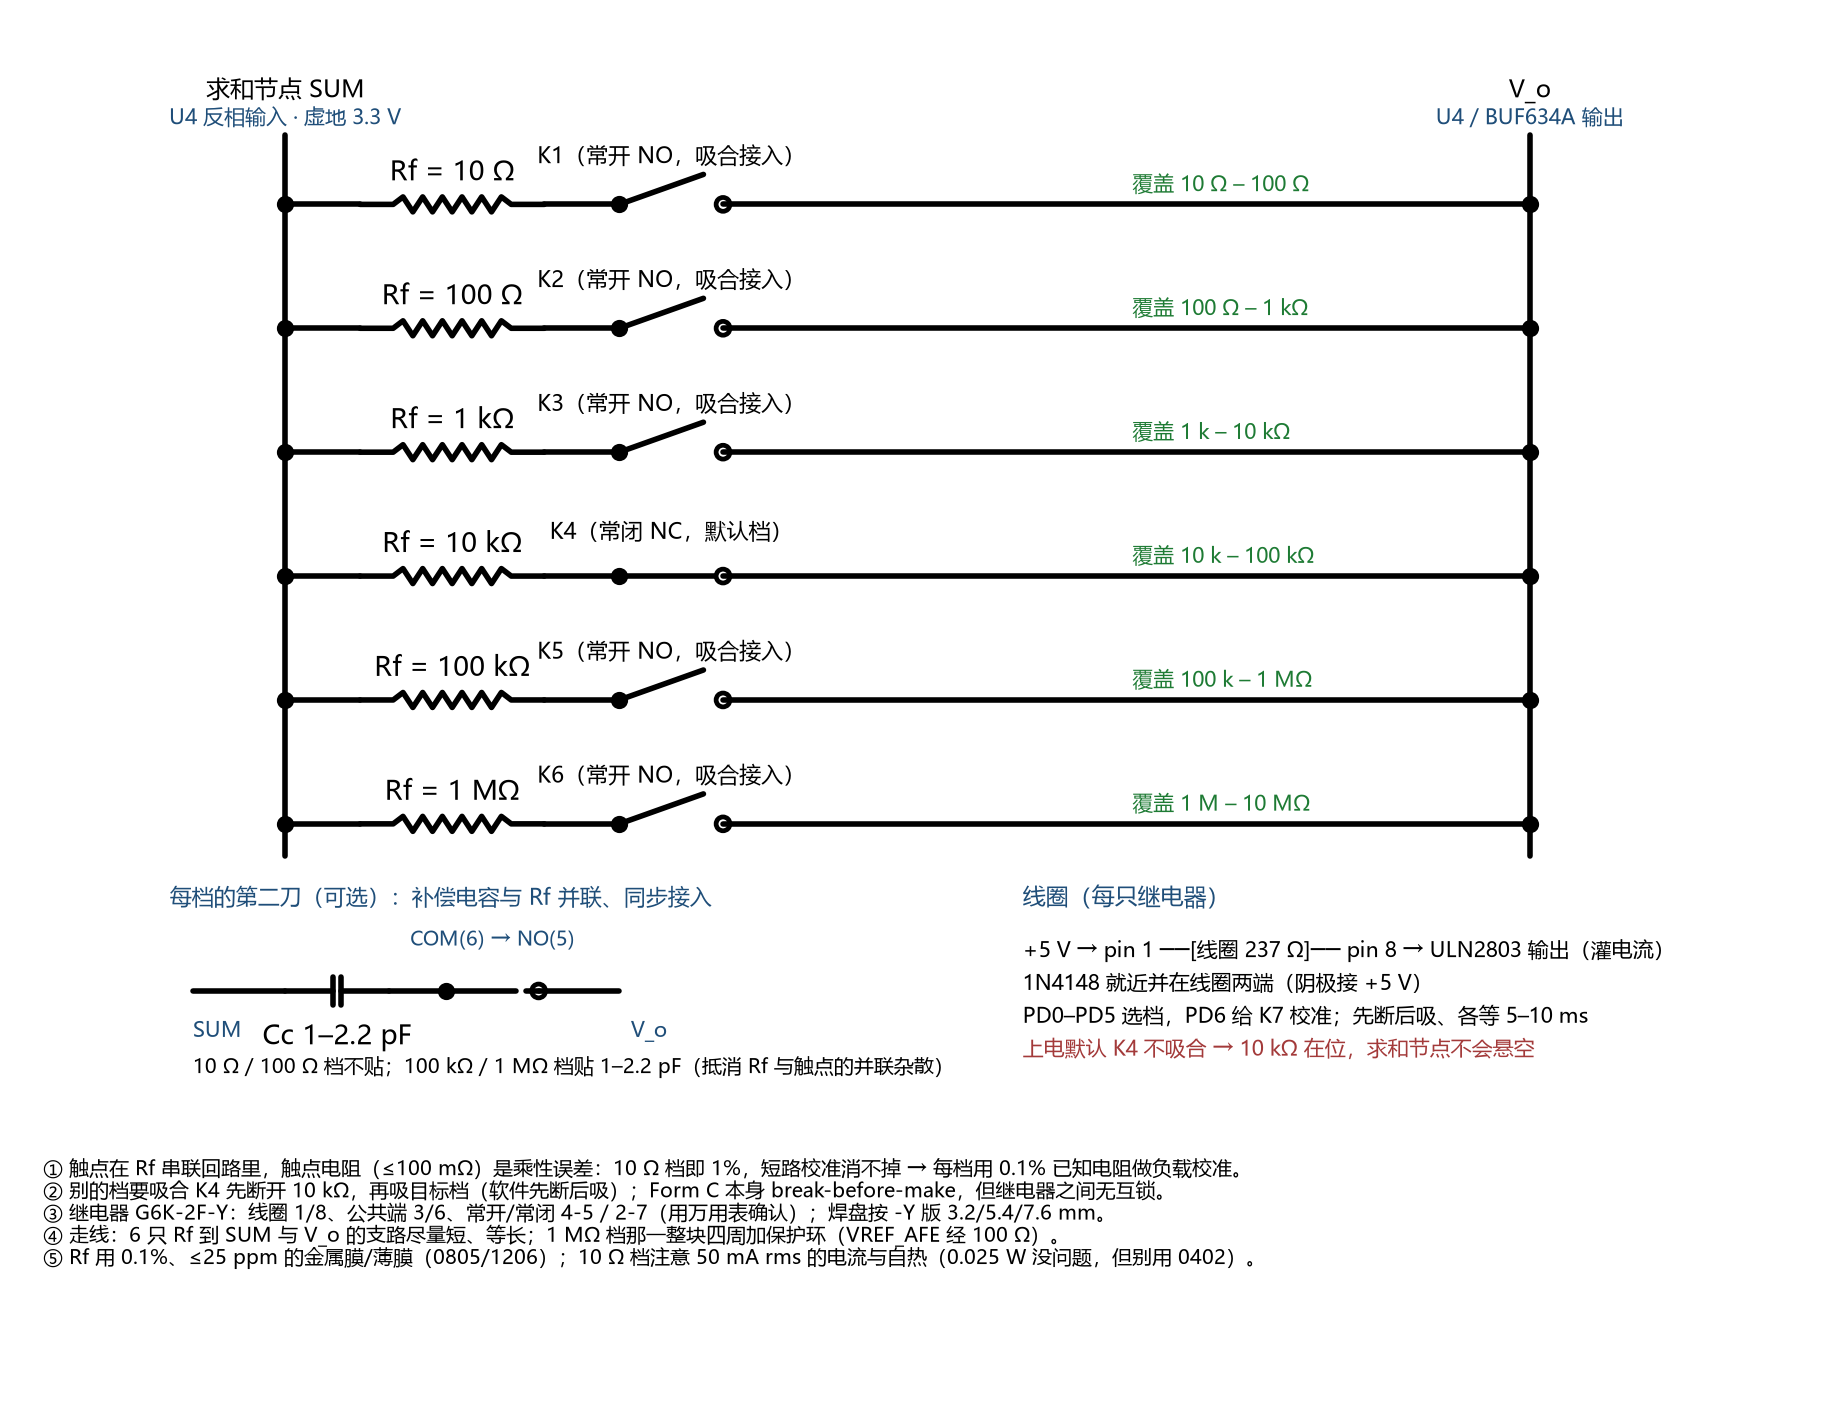

Source code (Python):
# -*- coding: utf-8 -*-
"""图 10：Rf 六档量程网络 —— 6 只电阻 + 6 只 G6K 继电器的具体接法"""
import matplotlib
matplotlib.use("Agg")
import matplotlib.pyplot as plt
from matplotlib.patches import Circle
import os
from schlib import Sch

BLUE = "#1F4E79"
GREEN = "#1E7B34"
RED = "#A33A3A"

s = Sch((0, 31.0), (-4.6, 19.4), w=11.6, fs=9.6)
ax = s.ax

# ---------- 两条母线 ----------
SUM_X, VO_X = 4.6, 26.2
Y_TOP, Y_BOT = 17.4, 4.9
s.wire([(SUM_X, Y_BOT), (SUM_X, Y_TOP)])
s.wire([(VO_X, Y_BOT), (VO_X, Y_TOP)])
s.text(SUM_X, Y_TOP + 0.55, "求和节点 SUM", fs=8.8, va="bottom", ha="center")
s.text(SUM_X, Y_TOP + 0.10, "U4 反相输入 · 虚地 3.3 V", fs=7.4, va="bottom", ha="center", color=BLUE)
s.text(VO_X, Y_TOP + 0.55, "V_o", fs=8.8, va="bottom", ha="center")
s.text(VO_X, Y_TOP + 0.10, "U4 / BUF634A 输出", fs=7.4, va="bottom", ha="center", color=BLUE)

ROWS = [
    ("K1", "10 Ω",   "10 Ω – 100 Ω",   False),
    ("K2", "100 Ω",  "100 Ω – 1 kΩ",   False),
    ("K3", "1 kΩ",   "1 k – 10 kΩ",    False),
    ("K4", "10 kΩ",  "10 k – 100 kΩ",  True),   # 默认档：用常闭
    ("K5", "100 kΩ", "100 k – 1 MΩ",   False),
    ("K6", "1 MΩ",   "1 M – 10 MΩ",    False),
]

y = 16.2
for name, val, cover, nc_default in ROWS:
    s.dot(SUM_X, y)
    s.wire([(SUM_X, y), (5.9, y)])
    s.res((5.9, y), (9.1, y), f"Rf = {val}", loc="top")
    s.wire([(9.1, y), (10.4, y)])
    s.dot(10.4, y)                                   # COM
    tx = 12.2                                        # 触点端子
    ax.add_patch(Circle((tx, y), 0.12, fill=False, lw=1.7, zorder=4))
    if nc_default:                                   # 常闭：刀片压在端子上
        s.wire([(10.4, y), (tx - 0.14, y)])
        s.wire([(tx, y), (VO_X, y)])
        s.text((10.4 + tx) / 2, y + 0.55, f"{name}（常闭 NC，默认档）", fs=7.8, va="bottom")
    else:                                            # 常开：刀片抬起
        s.wire([(10.4, y), (tx - 0.34, y + 0.52)])
        s.wire([(tx, y), (VO_X, y)])
        s.text((10.4 + tx) / 2, y + 0.62, f"{name}（常开 NO，吸合接入）", fs=7.8, va="bottom")
    s.text(19.3, y + 0.34, f"覆盖 {cover}", fs=7.4, color=GREEN, ha="left", va="center")
    s.dot(VO_X, y)
    y -= 2.15

# ---------- 第二刀：补偿电容 ----------
s.text(2.6, 3.95, "每档的第二刀（可选）：补偿电容与 Rf 并联、同步接入", fs=7.8, ha="left", va="bottom", color=BLUE)
s.wire([(3.0, 2.55), (4.6, 2.55)])
s.cap((4.6, 2.55), (6.4, 2.55), "Cc 1–2.2 pF", loc="bottom", off=0.55)
s.wire([(6.4, 2.55), (7.4, 2.55)])
s.dot(7.4, 2.55)
s.wire([(7.4, 2.55), (8.6, 2.55)])
ax.add_patch(Circle((9.0, 2.55), 0.12, fill=False, lw=1.7, zorder=4))
s.wire([(8.78, 2.55), (9.0, 2.55)])
s.wire([(9.0, 2.55), (10.4, 2.55)])
s.text(3.0, 2.05, "SUM", fs=7.6, ha="left", va="top", color=BLUE)
s.text(10.6, 2.05, "V_o", fs=7.6, ha="left", va="top", color=BLUE)
s.text(8.2, 3.25, "COM(6) → NO(5)", fs=7.2, ha="center", va="bottom", color=BLUE)
s.text(3.0, 1.42, "10 Ω / 100 Ω 档不贴；100 kΩ / 1 MΩ 档贴 1–2.2 pF（抵消 Rf 与触点的并联杂散）",
       fs=7.2, ha="left", va="top")

# ---------- 线圈驱动 ----------
s.text(17.4, 3.95, "线圈（每只继电器）", fs=8.2, ha="left", va="bottom", color=BLUE)
s.text(17.4, 3.45, "+5 V → pin 1 ──[线圈 237 Ω]── pin 8 → ULN2803 输出（灌电流）", fs=7.4, ha="left", va="top")
s.text(17.4, 2.88, "1N4148 就近并在线圈两端（阴极接 +5 V）", fs=7.4, ha="left", va="top")
s.text(17.4, 2.31, "PD0–PD5 选档，PD6 给 K7 校准；先断后吸、各等 5–10 ms", fs=7.4, ha="left", va="top")
s.text(17.4, 1.74, "上电默认 K4 不吸合 → 10 kΩ 在位，求和节点不会悬空", fs=7.4, ha="left", va="top", color=RED)

# ---------- 注释 ----------
s.text(0.4, -0.35,
       "① 触点在 Rf 串联回路里，触点电阻（≤100 mΩ）是乘性误差：10 Ω 档即 1%，短路校准消不掉 → 每档用 0.1% 已知电阻做负载校准。\n"
       "② 别的档要吸合 K4 先断开 10 kΩ，再吸目标档（软件先断后吸）；Form C 本身 break-before-make，但继电器之间无互锁。\n"
       "③ 继电器 G6K-2F-Y：线圈 1/8、公共端 3/6、常开/常闭 4-5 / 2-7（用万用表确认）；焊盘按 -Y 版 3.2/5.4/7.6 mm。\n"
       "④ 走线：6 只 Rf 到 SUM 与 V_o 的支路尽量短、等长；1 MΩ 档那一整块四周加保护环（VREF_AFE 经 100 Ω）。\n"
       "⑤ Rf 用 0.1%、≤25 ppm 的金属膜/薄膜（0805/1206）；10 Ω 档注意 50 mA rms 的电流与自热（0.025 W 没问题，但别用 0402）。",
       fs=7.3, ha="left", va="top")

s.save(os.path.join(os.path.dirname(os.path.abspath(__file__)), "fig10_ranges.png"), dpi=200)
